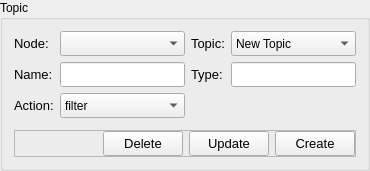
                   <widget class="QGroupBox" name="gbxConfigTopic">
                    <property name="styleSheet">
                     <string notr="true"/>
                    </property>
                    <property name="title">
                     <string>Topic</string>
                    </property>
                    <layout class="QGridLayout" name="gridLayout_9">
                     <item row="2" column="4">
                      <widget class="QLabel" name="lblConfigTopicType">
                       <property name="minimumSize">
                        <size>
                         <width>0</width>
                         <height>0</height>
                        </size>
                       </property>
                       <property name="font">
                        <font>
                         <pointsize>10</pointsize>
                        </font>
                       </property>
                       <property name="text">
                        <string>Type:</string>
                       </property>
                      </widget>
                     </item>
                     <item row="0" column="2">
                      <widget class="QLabel" name="lblConfigTopicNode">
                       <property name="font">
                        <font>
                         <pointsize>10</pointsize>
                        </font>
                       </property>
                       <property name="text">
                        <string>Node:</string>
                       </property>
                      </widget>
                     </item>
                     <item row="0" column="3">
                      <widget class="QComboBox" name="cbxConfigTopicNode">
                       <property name="minimumSize">
                        <size>
                         <width>0</width>
                         <height>25</height>
                        </size>
                       </property>
                       <property name="maximumSize">
                        <size>
                         <width>16777215</width>
                         <height>25</height>
                        </size>
                       </property>
                       <property name="font">
                        <font>
                         <pointsize>10</pointsize>
                        </font>
                       </property>
                      </widget>
                     </item>
                     <item row="2" column="3">
                      <widget class="QLineEdit" name="txtConfigTopicName">
                       <property name="minimumSize">
                        <size>
                         <width>0</width>
                         <height>25</height>
                        </size>
                       </property>
                       <property name="maximumSize">
                        <size>
                         <width>16777215</width>
                         <height>25</height>
                        </size>
                       </property>
                       <property name="font">
                        <font>
                         <pointsize>10</pointsize>
                        </font>
                       </property>
                      </widget>
                     </item>
                     <item row="2" column="5">
                      <widget class="QLineEdit" name="txtConfigTopicType">
                       <property name="minimumSize">
                        <size>
                         <width>0</width>
                         <height>25</height>
                        </size>
                       </property>
                       <property name="maximumSize">
                        <size>
                         <width>16777215</width>
                         <height>25</height>
                        </size>
                       </property>
                       <property name="font">
                        <font>
                         <pointsize>10</pointsize>
                        </font>
                       </property>
                      </widget>
                     </item>
                     <item row="4" column="2">
                      <widget class="QLabel" name="lblConfigTopicAction">
                       <property name="minimumSize">
                        <size>
                         <width>0</width>
                         <height>0</height>
                        </size>
                       </property>
                       <property name="font">
                        <font>
                         <pointsize>10</pointsize>
                        </font>
                       </property>
                       <property name="text">
                        <string>Action:</string>
                       </property>
                      </widget>
                     </item>
                     <item row="6" column="2" colspan="4">
                      <widget class="QFrame" name="fConfigTopic">
                       <property name="frameShape">
                        <enum>QFrame::StyledPanel</enum>
                       </property>
                       <property name="frameShadow">
                        <enum>QFrame::Raised</enum>
                       </property>
                       <layout class="QHBoxLayout" name="horizontalLayout_15">
                        <property name="leftMargin">
                         <number>0</number>
                        </property>
                        <property name="topMargin">
                         <number>0</number>
                        </property>
                        <property name="rightMargin">
                         <number>0</number>
                        </property>
                        <property name="bottomMargin">
                         <number>0</number>
                        </property>
                        <item>
                         <spacer name="horizontalSpacer_15">
                          <property name="orientation">
                           <enum>Qt::Horizontal</enum>
                          </property>
                          <property name="sizeHint" stdset="0">
                           <size>
                            <width>40</width>
                            <height>20</height>
                           </size>
                          </property>
                         </spacer>
                        </item>
                        <item>
                         <widget class="QPushButton" name="btnConfigTopicDelete">
                          <property name="minimumSize">
                           <size>
                            <width>0</width>
                            <height>25</height>
                           </size>
                          </property>
                          <property name="maximumSize">
                           <size>
                            <width>16777215</width>
                            <height>25</height>
                           </size>
                          </property>
                          <property name="font">
                           <font>
                            <pointsize>10</pointsize>
                           </font>
                          </property>
                          <property name="text">
                           <string>Delete</string>
                          </property>
                         </widget>
                        </item>
                        <item>
                         <widget class="QPushButton" name="btnConfigTopicUpdate">
                          <property name="minimumSize">
                           <size>
                            <width>0</width>
                            <height>25</height>
                           </size>
                          </property>
                          <property name="maximumSize">
                           <size>
                            <width>16777215</width>
                            <height>25</height>
                           </size>
                          </property>
                          <property name="font">
                           <font>
                            <pointsize>10</pointsize>
                           </font>
                          </property>
                          <property name="text">
                           <string>Update</string>
                          </property>
                         </widget>
                        </item>
                        <item>
                         <widget class="QPushButton" name="btnConfigTopicCreate">
                          <property name="minimumSize">
                           <size>
                            <width>0</width>
                            <height>25</height>
                           </size>
                          </property>
                          <property name="maximumSize">
                           <size>
                            <width>16777215</width>
                            <height>25</height>
                           </size>
                          </property>
                          <property name="font">
                           <font>
                            <pointsize>10</pointsize>
                           </font>
                          </property>
                          <property name="text">
                           <string>Create</string>
                          </property>
                         </widget>
                        </item>
                       </layout>
                      </widget>
                     </item>
                     <item row="0" column="5">
                      <widget class="QComboBox" name="cbxConfigTopicTopic">
                       <property name="minimumSize">
                        <size>
                         <width>0</width>
                         <height>25</height>
                        </size>
                       </property>
                       <property name="maximumSize">
                        <size>
                         <width>16777215</width>
                         <height>25</height>
                        </size>
                       </property>
                       <property name="font">
                        <font>
                         <pointsize>9</pointsize>
                        </font>
                       </property>
                       <item>
                        <property name="text">
                         <string>New Topic</string>
                        </property>
                       </item>
                      </widget>
                     </item>
                     <item row="4" column="3">
                      <widget class="QComboBox" name="cbxConfigTopicAction">
                       <property name="minimumSize">
                        <size>
                         <width>0</width>
                         <height>25</height>
                        </size>
                       </property>
                       <property name="maximumSize">
                        <size>
                         <width>16777215</width>
                         <height>25</height>
                        </size>
                       </property>
                       <property name="font">
                        <font>
                         <pointsize>9</pointsize>
                        </font>
                       </property>
                       <item>
                        <property name="text">
                         <string>filter</string>
                        </property>
                       </item>
                       <item>
                        <property name="text">
                         <string>log</string>
                        </property>
                       </item>
                       <item>
                        <property name="text">
                         <string>nothing</string>
                        </property>
                       </item>
                      </widget>
                     </item>
                     <item row="2" column="2">
                      <widget class="QLabel" name="lblConfigTopicName">
                       <property name="minimumSize">
                        <size>
                         <width>0</width>
                         <height>0</height>
                        </size>
                       </property>
                       <property name="font">
                        <font>
                         <pointsize>10</pointsize>
                        </font>
                       </property>
                       <property name="text">
                        <string>Name:</string>
                       </property>
                      </widget>
                     </item>
                     <item row="0" column="4">
                      <widget class="QLabel" name="lblConfigTopicTopic">
                       <property name="minimumSize">
                        <size>
                         <width>0</width>
                         <height>0</height>
                        </size>
                       </property>
                       <property name="font">
                        <font>
                         <pointsize>10</pointsize>
                        </font>
                       </property>
                       <property name="text">
                        <string>Topic:</string>
                       </property>
                      </widget>
                     </item>
                     <item row="5" column="2" colspan="4">
                      <widget class="QFrame" name="frame_4">
                       <property name="frameShape">
                        <enum>QFrame::StyledPanel</enum>
                       </property>
                       <property name="frameShadow">
                        <enum>QFrame::Raised</enum>
                       </property>
                      </widget>
                     </item>
                    </layout>
                   </widget>
